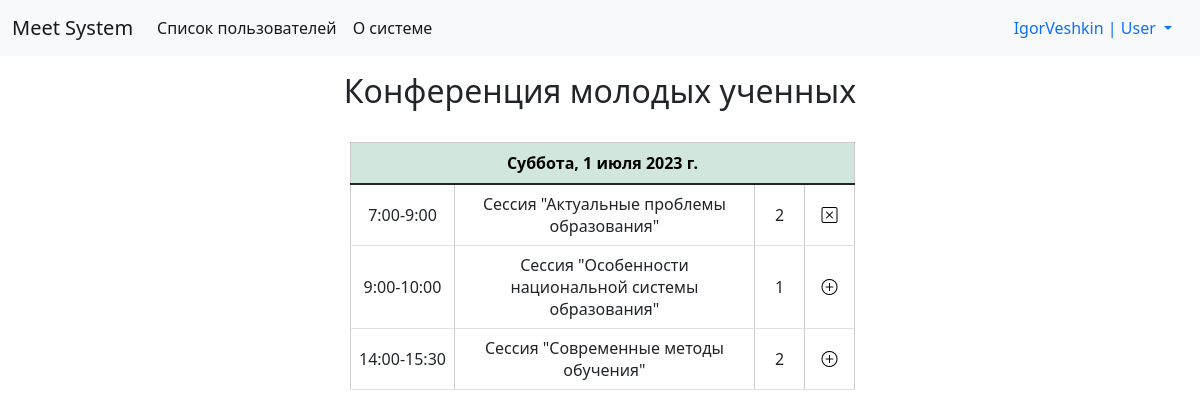
Page /show-meeting/1 (signed in) on the committed database.
### Registration_Login_App/models.py (models this page shows, shortened)
class Profile(models.Model):
    Admin_role_title = "Admin"
    User_role_title = "User"
    role_choices = [
        (Admin_role_title, "Admin"),
        (User_role_title, "User")
    ]
    user = models.OneToOneField(User, on_delete=models.CASCADE)
    role = models.CharField(max_length=5, blank=False, choices=role_choices, default="User")
    user_events = models.ManyToManyField(Event, blank=True)
    is_hidden_on_search_page = models.BooleanField(default=False)
    is_banned = models.BooleanField(default=False)

### MeetingSystem_CRUD/models.py (models this page shows, shortened)
class Meeting(models.Model):
    meeting_title = models.CharField(max_length=255)
    meeting_description = models.TextField(blank=False)
    company_name = models.CharField(max_length=100)
    start_date = models.DateField()
    end_date = models.DateField()
    creation_time = models.DateTimeField(auto_now_add=True)
    update_time = models.DateTimeField(auto_now=True)
    is_archived = models.BooleanField(default=False)

class Event(models.Model):
    event_title = models.CharField(max_length=255)
    event_description = models.TextField(blank=False)
    meeting = models.ForeignKey(Meeting, on_delete=models.CASCADE, null=False)
    event_date = models.DateField()
    event_start_time = models.TimeField()
    event_end_time = models.TimeField()
    creation_time = models.DateTimeField(auto_now_add=True)
    update_time = models.DateTimeField(auto_now=True)
    def __str__(self):
        return self.event_title

### MeetingSystem_CRUD/views.py (the view)
# urls.py: path('show-meeting/<int:meeting_pk>', views.show_meeting, name="show-meeting"),
def show_meeting(request, meeting_pk):
    events_of_the_meeting = Meeting.objects.get(pk=meeting_pk) # Event.objects.filter()
    current_meeting = Meeting.objects.get(pk=meeting_pk)
    events_of_the_meeting = events_of_the_meeting.event_set.all().order_by('event_date', 'event_start_time') #.order_by("event_start_time")
    print("events_of_the_meeting", events_of_the_meeting)
    context = {
        "Events_of_the_meeting": events_of_the_meeting,
        "Current_Meeting": current_meeting,
               }
    return render(request, "MeetingSystem_CRUD/Event_Schedule_App_Show_Meeting_Schedule.html", context=context)

### MeetingSystem_CRUD/templatetags/MeetingSystem_CRUD_tags.py (called while the page is built)
@register.inclusion_tag(filename="MeetingSystem_CRUD/inclusion_tags/EventSubscriptionsCount.html")
def getEventSubscriptionsCount(event_pk):
    return {
        "EventSubscriptionsCount": Event.objects.filter(pk=event_pk)[0].profile_set.all().count(),
            }

@register.inclusion_tag(filename="MeetingSystem_CRUD/inclusion_tags/EventDescriptionPopover.html")
def getEventDescriptionPopover(event_title, event_description):
    return {
        "EventTitle": event_title,
        "EventDescription": event_description,
            }

### templates/MeetingSystem_CRUD/Event_Schedule_App_Show_Meeting_Schedule.html (shortened to what this page needs)
{% extends "MeetingSystem_CRUD/Events_Schedule_App_base_template.html" %}
{% block main-content %}
	{% load MeetingSystem_CRUD_tags %}
    <div class="container w-100 main-container mt-5"> <h2 class="text-center mt-4">{{ Current_Meeting.meeting_title }}
	</div>
    <div class="container w-100 main-container">
		{% regroup Events_of_the_meeting by event_date as grouped_events %}
			{% for event in grouped_events %}
		<div class="weekday-table-container mt-4">
			<table class="table fw-normal table-text-align">
			  <thead>
			    <tr class="table-success">
			      <th scope="col" colspan="5">{{ event.grouper| date:"l" }}, {{ event.grouper }}</th>
			    </tr>
			  </thead>
			  <tbody>
			  	{% for current_event in event.list %}
			    <tr>
			      <td class="time-cell">{{ current_event.event_start_time }}-{{ current_event.event_end_time }}</td>
				  <td class="event-cell">{% getEventDescriptionPopover event_title=current_event.event_title event_description=current_event.event_description %} </td>
				  <td class="subscription-number-cell">{% getEventSubscriptionsCount event_pk=current_event.id %}</td>
					{% if request.user.is_authenticated %}
					{% if request.user.profile.role == "User" %}
				  <td class="add-event-to-profile-cell">
					  {% if request.user.profile.user_events.all %}
						  {% if current_event not in request.user.profile.user_events.all %}
						  <a class="bi bi-plus-circle text-black" href="{% url 'add-event-to-profile' event_pk=current_event.pk %}"></a>
						  {% else %}
						  <a class="bi bi-x-square text-black" href="{% url 'remove-event-from-profile' event_pk=current_event.pk %}"></a>
						  {% endif %}
					  {% else %}
					  		<a class="bi bi-plus-circle text-black" href="{% url 'add-event-to-profile' event_pk=current_event.pk %}"></a>
					  {% endif %}
				  </td>
					{% elif request.user.profile.role == "Admin" %}
					<td class="add-event-to-profile-cell">
						<button class="btn bi bi-pencil-square text-black" data-bs-toggle="modal" data-bs-target="#admin-event-actions-modal" onclick="open_modal_for_deleting_event(this);" value="{{ current_event.pk }}"></button>
					</td>
					{% endif %}
			    </tr>
					{% endif %}
			  	{% endfor %}
			  </tbody>
			</table>
		</div>
		{% endfor %}
    </div>
{% endblock main-content %}

### templates/MeetingSystem_CRUD/Events_Schedule_App_base_template.html (shortened to what this page needs)
<!DOCTYPE html>
{% load static %}
<html>
<head>
	<link rel="stylesheet" type="text/css" href="{% static 'css/Events_Schedule_App_base_template.css' %}">
	<link href="https://cdn.jsdelivr.net/npm/bootstrap@5.1.3/dist/css/bootstrap.min.css" rel="stylesheet">
	<link rel="stylesheet" href="https://cdn.jsdelivr.net/npm/bootstrap-icons@1.10.5/font/bootstrap-icons.css">
</head>
<body>
<nav class="navbar navbar-expand-lg navbar-light bg-light fixed-top">
  <div class="container-fluid">
    <a class="navbar-brand" href="{% url 'main-page' %}">Meet System</a>
    <div class="collapse navbar-collapse" id="navbarNavDropdown">
      <ul class="navbar-nav">
	    {% if request.user.is_authenticated %}
	    <li class="nav-item">
          <a class="nav-link active" href="{% url 'show-users-list' %}">Список пользователей</a>
        </li>
	    {% endif %}
        <li class="nav-item">
          <a class="nav-link active" href="{% url 'about-site' %}">О системе</a>
        </li>
      </ul>
  </div>
  <div class="d-flex user-header-info">
  	<div class="nav-item dropdown">
		{% if request.user.is_authenticated %}
          <a class="nav-link dropdown-toggle mr-5" href="#" id="navbarDropdownMenuLink1" role="button" data-bs-toggle="dropdown" aria-expanded="false">
			  {{ request.user.username }} | {{ request.user.profile.role }}
          </a>
		{% else %}
			<div class="">
				<a class="text-decoration-none text-dark" href="{% url 'login-page' %}">Login</a> | <a class="text-decoration-none text-dark" href="{% url 'register-page' %}"> Register </a>
          </div>
		{% endif %}
        </div>
  </div>
  </div>
</nav>
	{% block main-content %}{% endblock main-content %}
</body>
</html>

### templates/MeetingSystem_CRUD/inclusion_tags/EventDescriptionPopover.html
<div class="d-inline-block" tabindex="0" data-bs-toggle="popover" data-bs-trigger="hover focus" data-bs-placement="bottom"
      title="Описание события"
      data-bs-content="{{ EventDescription }}">
  <text>{{ EventTitle }}</text>
</div>

### templates/MeetingSystem_CRUD/inclusion_tags/EventSubscriptionsCount.html
<text class="" data-bs-toggle="tooltip" data-bs-placement="top" title="Количество подписавшихся на событие пользователей">
  {{ EventSubscriptionsCount }}
</text>

### static/css/Events_Schedule_App_base_template.css (style rules this page uses)
* { box-sizing: border-box; padding: 0; margin: 0; }
.main-container { display: flex; flex-wrap: wrap; justify-content: space-around; }
.table-text-align { text-align: center; }
.weekday-table-container { max-width: 500px; }
.weekday-table-container table > thead { border: 1px solid rgba(0, 0, 0, 0.2); }
.time-cell { border-right: 1px solid rgba(0, 0, 0, 0.2); border-left: 1px solid rgba(0, 0, 0, 0.2); line-height: 16px; vertical-align: middle; min-width: 100px; }
.event-cell { min-width: 300px; vertical-align: middle; line-height: normal; border-right: 1px solid rgba(0, 0, 0, 0.2); }
.add-event-to-profile-cell { min-width: 50px; vertical-align: middle; border-right: 1px solid rgba(0, 0, 0, 0.2); }
.subscription-number-cell { min-width: 50px; vertical-align: middle; border-right: 1px solid rgba(0, 0, 0, 0.2); }

### rows in the picture
Meeting: meeting_title "Конференция молодых ученных"
Event: grouper "Суббота", grouper "1 июля 2023 г.", event_start_time "7:00", event_end_time "9:00", event_title "Сессия \"Актуальные проблемы образования\"", EventSubscriptionsCount "2"
Event: event_start_time "9:00", event_end_time "10:00", event_title "Сессия \"Особенности национальной системы образования\"", meeting "1"
Event: event_start_time "14:00", event_end_time "15:30", event_title "Сессия \"Современные методы обучения\"", EventSubscriptionsCount "2"

### other values in the picture
{{ request.user.username }} "IgorVeshkin"
{{ request.user.profile.role }} "User"
